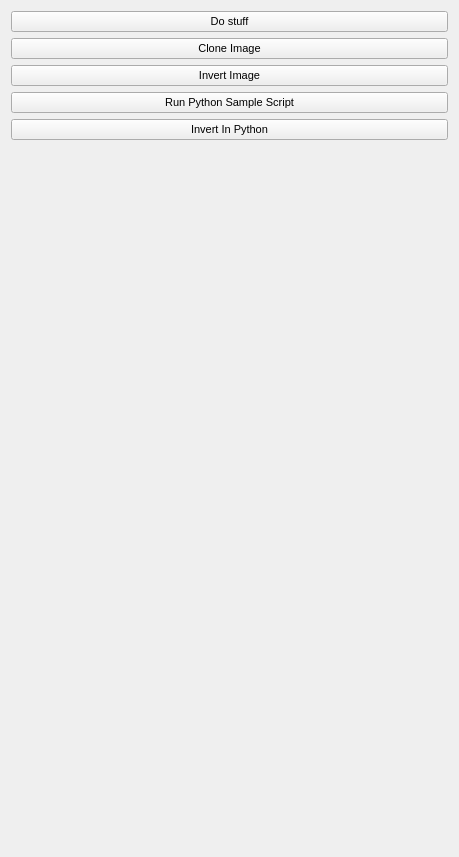
<?xml version="1.0" encoding="UTF-8"?>
<ui version="4.0">
 <class>QmitkCaPTkExamplePyControls</class>
 <widget class="QWidget" name="QmitkCaPTkExamplePyControls">
  <property name="geometry">
   <rect>
    <x>0</x>
    <y>0</y>
    <width>459</width>
    <height>857</height>
   </rect>
  </property>
  <property name="sizePolicy">
   <sizepolicy hsizetype="Minimum" vsizetype="Minimum">
    <horstretch>0</horstretch>
    <verstretch>0</verstretch>
   </sizepolicy>
  </property>
  <property name="minimumSize">
   <size>
    <width>0</width>
    <height>0</height>
   </size>
  </property>
  <property name="font">
   <font>
    <family>MS Shell Dlg 2</family>
    <pointsize>8</pointsize>
    <weight>50</weight>
    <italic>false</italic>
    <bold>false</bold>
    <underline>false</underline>
    <strikeout>false</strikeout>
   </font>
  </property>
  <property name="windowTitle">
   <string>QmitkCaPTkExample1</string>
  </property>
  <layout class="QVBoxLayout" name="verticalLayout_5">
   <item>
    <widget class="QPushButton" name="pushButton_DoStuff">
     <property name="text">
      <string>Do stuff</string>
     </property>
    </widget>
   </item>
   <item>
    <widget class="QPushButton" name="pushButton_CloneImage">
     <property name="text">
      <string>Clone Image</string>
     </property>
    </widget>
   </item>
   <item>
    <widget class="QPushButton" name="pushButton_InvertImage">
     <property name="text">
      <string>Invert Image</string>
     </property>
    </widget>
   </item>
   <item>
    <widget class="QPushButton" name="pushButton_pythonscript">
     <property name="text">
      <string>Run Python Sample Script</string>
     </property>
    </widget>
   </item>
   <item>
    <widget class="QPushButton" name="pushButton_invertInPython">
     <property name="text">
      <string>Invert In Python</string>
     </property>
    </widget>
   </item>
   <item>
    <spacer name="verticalSpacer">
     <property name="orientation">
      <enum>Qt::Vertical</enum>
     </property>
     <property name="sizeHint" stdset="0">
      <size>
       <width>20</width>
       <height>40</height>
      </size>
     </property>
    </spacer>
   </item>
  </layout>
 </widget>
 <layoutdefault spacing="6" margin="11"/>
 <resources/>
 <connections/>
</ui>
